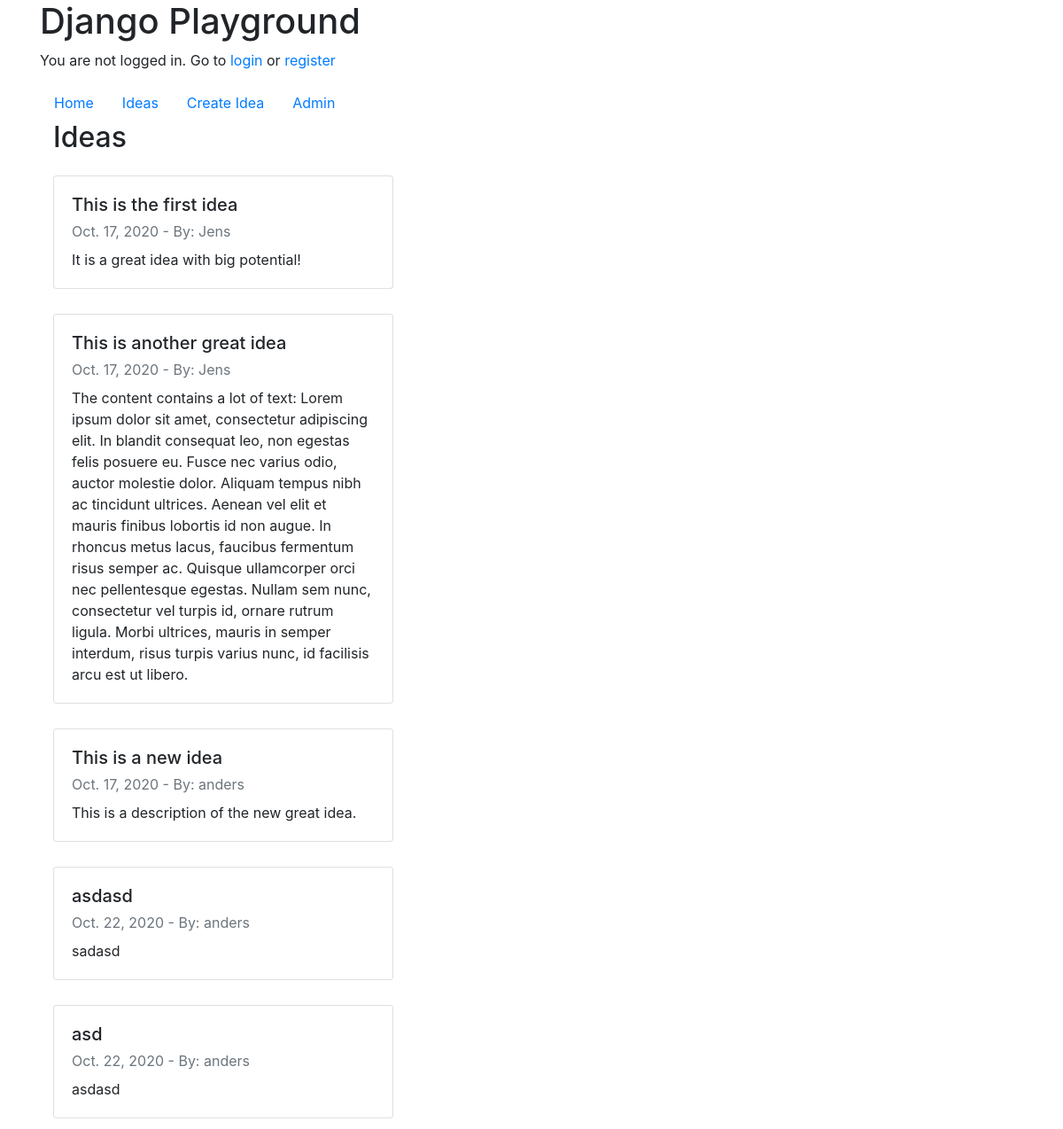
The page /ideas/ on the database as committed earlier.
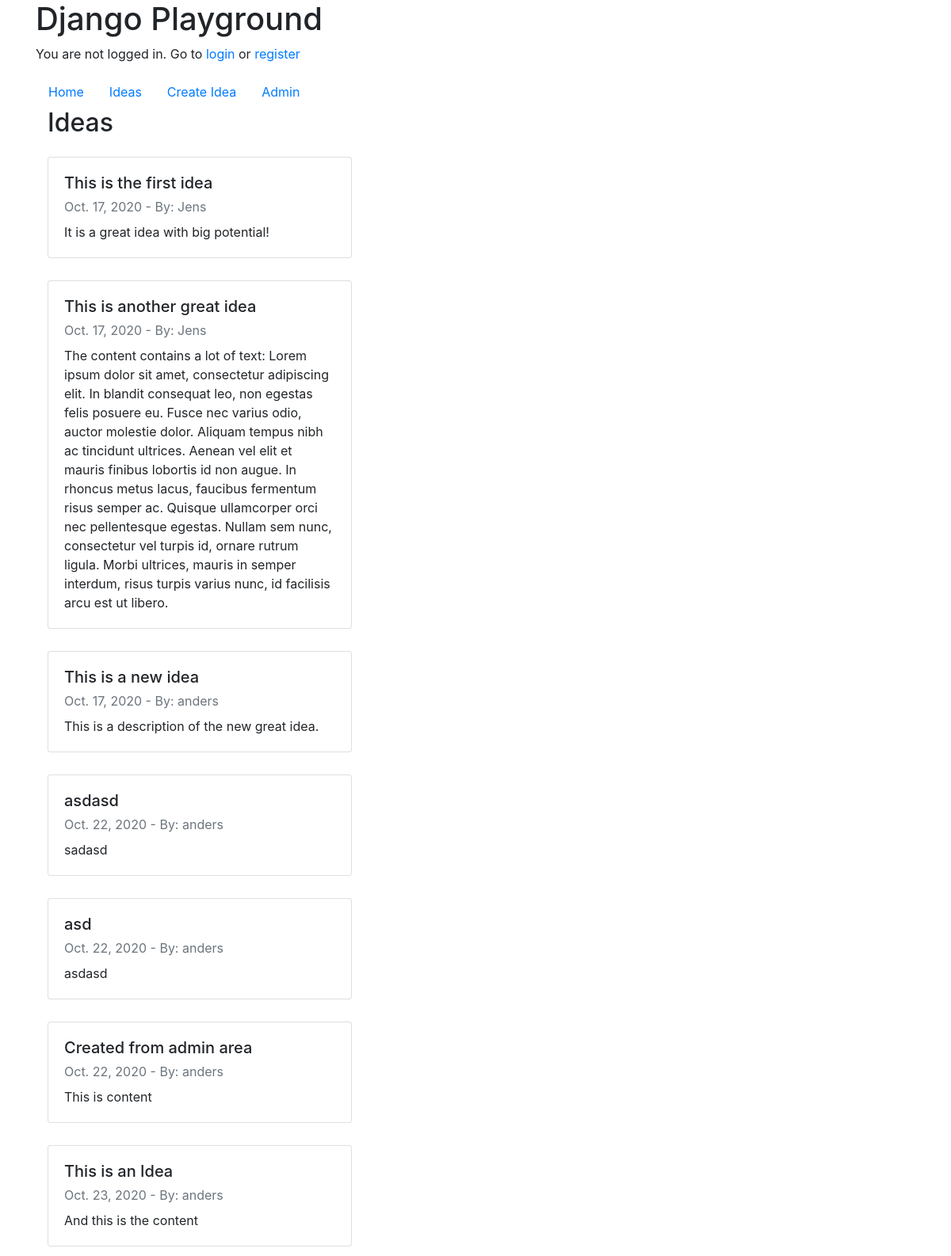
The same page on the database as committed later.
### ideas/models.py (models this page shows)
class Idea(models.Model):
    user = models.ForeignKey(User, null=True, on_delete=models.SET_NULL)
    title = models.CharField(max_length=220)
    content = models.TextField(null=True, blank=True)
    created = models.DateField(auto_now_add=True)

### ideas/views.py (the view)
# urls.py: path('ideas/', ideas_view),
def ideas_view(request, *args, **kwargs):
    qs = Idea.objects.all()
    context = {"object_list": qs}
    return render(request, "ideas.html", context)

### templates/ideas.html
{% extends 'base.html' %}
{% block content %}
<div class="container">
      <h2>Ideas</h2>
      {% for object in object_list %}
      <div class="card-columns">
        <div class="card" style="width: 24rem; margin-top: 1rem;">
          <div class="card-body">
            <h5 class="card-title">{{ object.title }}</h5>
            <p class="card-subtitle mb-2 text-muted">{{ object.created }} - By: {{ object.user }}</p>
            <p class="card-text">{{ object.content }}</p>
          </div>
      </div>
    </div>
      {% endfor %}
  </div>
</div>
{% endblock %}

### templates/base.html (shortened to what this page needs)
{% load static %}
<!doctype html>
<html lang="en">
<head>
	<link rel="stylesheet" href="https://cdn.jsdelivr.net/npm/bootstrap@4.5.3/dist/css/bootstrap.min.css"
>
</head>
<body>
	<div class="container">
		<h1>Django Playground</h1>
		{% block user %}
			{% if request.user.is_anonymous %}
			<p>You are not logged in. Go to <a href="/login/">login</a> or <a href="/register/">register</a></p>
			{% else%}
			<p>You are logged in as: {{ user }} - <a href="/logout/">logout</a></p>
			{% endif %}
		{% endblock user %}
		<ul class="nav">
			<li class="nav-item"><a class="nav-link active" href="/">Home</a></li>
			<li class="nav-item"><a class="nav-link active" href="/ideas/">Ideas</a></li>
			<li class="nav-item"><a class="nav-link active" href="/create_idea/">Create Idea</a></li>
			<li class="nav-item"><a class="nav-link active" href="/admin/">Admin</a></li>
		</ul>
		{% block content %}
		{% endblock %}
</body>
</html>

Rows that differ between the two databases and show on the page:
added Idea: title "Created from admin area", created "Oct. 22, 2020", user "anders", content "This is content"
added Idea: title "This is an Idea", created "Oct. 23, 2020", user "anders", content "And this is the content"
